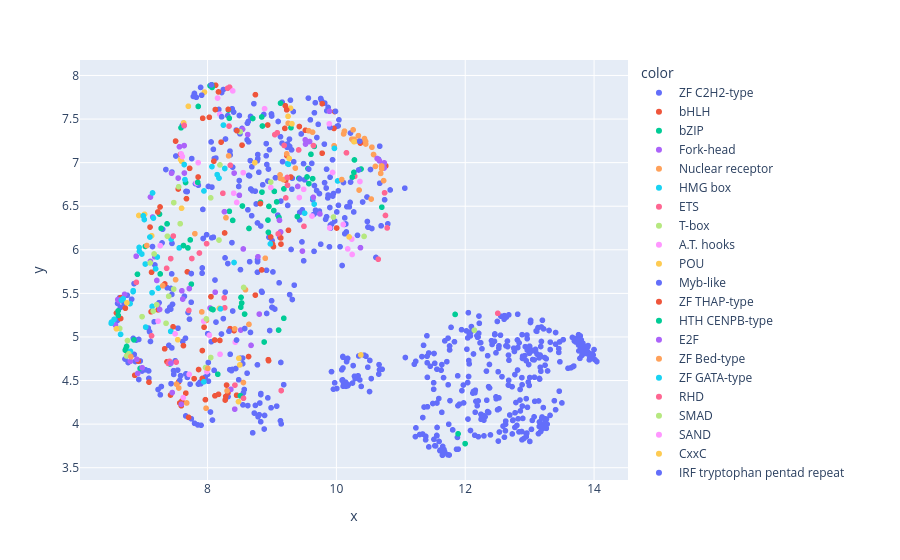
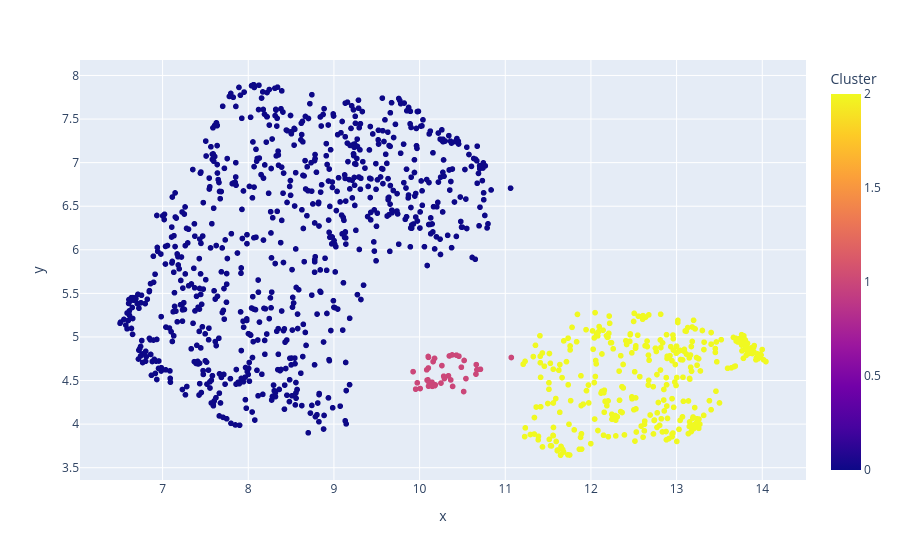

The cell these charts' notebook holds for them, in order:
### Markdown cell above
UMAP components - HDBSCAN clustering with resulting HyperParameters

### Code cell
import plotly.express as px
#hdbscan for two umap components 
#cluster the data using hdbscan
labels = hdbscan.HDBSCAN(
    min_samples=25,
    min_cluster_size=35,
    #metric='euclidean',
    #cluster_selection_epsilon=0.4,
    #cluster_selection_method='eom'
).fit_predict(umap_embeddings)
#visualize the results
clustered = (labels >= 0)
''''
plt.scatter(umap_embeddings[~clustered, 0],
            umap_embeddings[~clustered, 1],
            color=(0.5, 0.5, 0.5),
            s=1,
            alpha=0.5)


plt.scatter(umap_embeddings[clustered, 0],
            umap_embeddings[clustered, 1],
            #c=labels[clustered],
            c= family_label[clustered],
            s=1,
            #cmap='Spectral'
           );
plt.colorbar(scatter, label='label')
'''
fig = px.scatter(x=umap_embeddings[clustered, 0], y=umap_embeddings[clustered, 1], 
                    color=family_label[clustered],
                   size_max=2)
fig.update_layout(coloraxis_colorbar=dict(title='Family'))
fig.show()

fig = px.scatter(x=umap_embeddings[clustered, 0], y=umap_embeddings[clustered, 1], 
                    color=labels[clustered],
                   size_max=2)
fig.update_layout(coloraxis_colorbar=dict(title='Cluster'))
fig.show()

print(np.unique(labels))
num_noise_points = np.sum(labels == -1)

print(f"Number of Noise Points: {num_noise_points}")

### Figure 1 — Plotly figure (JSON) as saved in the notebook; plotly's stock layout.template omitted (floating-point values rounded to 4 significant figures; data arrays with more than 128 entries replaced by an {"elided": "..."} marker saying what was removed)
{"data": [{"hovertemplate": "color=ZF C2H2-type<br>x=%{x}<br>y=%{y}<extra></extra>", "legendgroup": "ZF C2H2-type", "marker": {"color": "#636efa", "symbol": "circle"}, "mode": "markers", "name": "ZF C2H2-type", "showlegend": true, "type": "scattergl", "x": {"elided": "653 float values"}, "xaxis": "x", "y": {"elided": "653 float values"}, "yaxis": "y"}, {"hovertemplate": "color=bHLH<br>x=%{x}<br>y=%{y}<extra></extra>", "legendgroup": "bHLH", "marker": {"color": "#EF553B", "symbol": "circle"}, "mode": "markers", "name": "bHLH", "showlegend": true, "type": "scattergl", "x": [9.008, 8.21, 7.861, 7.581, 9.231, 9.962, 9.519, 8.265, 7.13, 7.107, 9.132, 8.17, 7.686, 9.023, 8.125, 7.946, 8.053, 7.721, 7.673, 8.742, 8.35, 9.974, 7.924, 7.967, 8.115, 8.282, 8.17, 6.76, 7.336, 9.213, 6.87, 9.137, 6.586, 8.317, 7.545, 6.65, 9.256, 7.593, 7.123, 8.411, 8.111, 8.979, 7.233, 7.918, 7.091, 7.37, 9.139, 7.603, 8.841, 8.934, 7.504, 7.706, 6.651, 7.425, 7.334, 7.791, 7.568, 9.292, 6.925, 6.724, 7.663, 7.552, 8.191, 7.464, 8.12, 7.919, 8.273, 8.451], "xaxis": "x", "y": [6.066, 7.235, 4.626, 7.097, 7.08, 7.392, 7.372, 6.193, 5.742, 6.261, 6.201, 7.811, 5.747, 6.035, 7.888, 5.112, 5.462, 6.935, 6.586, 5.48, 5.095, 7.586, 7.509, 4.28, 4.325, 4.317, 4.342, 4.805, 5.608, 6.798, 4.561, 6.136, 5.275, 4.36, 6.698, 5.451, 6.223, 4.211, 5.289, 5.073, 4.965, 6.148, 5.311, 4.524, 4.481, 4.716, 6.065, 4.267, 5.769, 7.432, 7.247, 4.077, 5.212, 4.334, 4.864, 4.522, 4.242, 6.835, 4.723, 5.33, 4.355, 4.485, 4.96, 5.116, 7.609, 4.844, 4.276, 4.331], "yaxis": "y"}, {"hovertemplate": "color=bZIP<br>x=%{x}<br>y=%{y}<extra></extra>", "legendgroup": "bZIP", "marker": {"color": "#00cc96", "symbol": "circle"}, "mode": "markers", "name": "bZIP", "showlegend": true, "type": "scattergl", "x": [8.324, 8.337, 8.51, 8.821, 6.611, 9.072, 9.133, 8.529, 8.516, 7.658, 8.07, 8.039, 9.102, 8.519, 8.064, 8.541, 9.417, 8.852, 8.944, 9.632, 8.703, 9.185, 7.856, 9.656, 8.845, 9.572, 6.858, 8.643, 7.588, 7.371, 8.938, 9.037, 8.953, 9.028, 7.28, 7.265, 7.254, 6.613, 6.912, 7.034, 6.723, 6.952, 7.415, 8.575, 9.108, 6.732, 8.084, 7.748, 6.743, 8.338], "xaxis": "x", "y": [7.603, 7.509, 4.325, 6.545, 5.299, 6.55, 7.682, 5.39, 5.342, 6.772, 7.862, 7.882, 5.079, 5.454, 7.894, 6.503, 6.821, 7.42, 6.201, 6.816, 7.507, 6.699, 7.645, 7.187, 6.662, 6.759, 4.966, 6.245, 7.4, 6.298, 6.341, 6.67, 6.498, 6.45, 6.246, 5.723, 6.409, 5.248, 5.719, 6.039, 4.848, 4.639, 4.69, 5.262, 6.371, 4.864, 5.314, 5.606, 4.891, 6.442], "yaxis": "y"}, {"hovertemplate": "color=Fork-head<br>x=%{x}<br>y=%{y}<extra></extra>", "legendgroup": "Fork-head", "marker": {"color": "#ab63fa", "symbol": "circle"}, "mode": "markers", "name": "Fork-head", "showlegend": true, "type": "scattergl", "x": [7.601, 7.564, 7.635, 7.627, 7.441, 8.362, 7.64, 7.113, 6.625, 9.133, 7.255, 6.892, 6.903, 7.114, 7.148, 6.802, 7.18, 8.413, 8.675, 7.452, 8.422, 6.57, 8.118, 7.226, 6.712, 9.117, 6.607, 8.515, 6.916, 8.554, 7.213, 6.985, 7.544], "xaxis": "x", "y": [5.529, 7.182, 7.423, 7.456, 6.879, 4.398, 6.881, 5.867, 5.414, 6.205, 5.316, 5.926, 4.743, 6.605, 6.376, 4.721, 5.92, 6.88, 4.903, 4.362, 4.172, 5.136, 5.514, 5.368, 5.489, 6.338, 5.429, 5.079, 4.581, 6.009, 5.648, 4.647, 6.823], "yaxis": "y"}, {"hovertemplate": "color=Nuclear receptor<br>x=%{x}<br>y=%{y}<extra></extra>", "legendgroup": "Nuclear receptor", "marker": {"color": "#FFA15A", "symbol": "circle"}, "mode": "markers", "name": "Nuclear receptor", "showlegend": true, "type": "scattergl", "x": [7.803, 10.27, 10.3, 10.58, 10.44, 10.26, 10.45, 10.42, 10.26, 9.229, 8.588, 10.34, 9.964, 10.11, 10.13, 8.422, 10.55, 10.24, 9.629, 10.46, 8.327, 9.125, 9.178, 9.57, 9.251, 7.983, 9.363, 7.91, 9.131, 8.643, 10.61], "xaxis": "x", "y": [6.185, 7.268, 7.248, 7.094, 7.276, 7.376, 7.245, 7.242, 7.253, 7.101, 5.542, 7.31, 7.194, 7.329, 7.362, 5.093, 7.177, 7.27, 7.35, 7.214, 7.078, 6.859, 6.806, 7.366, 7.451, 5.19, 6.937, 5.288, 6.819, 5.145, 6.957], "yaxis": "y"}, {"hovertemplate": "color=HMG box<br>x=%{x}<br>y=%{y}<extra></extra>", "legendgroup": "HMG box", "marker": {"color": "#19d3f3", "symbol": "circle"}, "mode": "markers", "name": "HMG box", "showlegend": true, "type": "scattergl", "x": [6.503, 8.975, 9.507, 8.149, 7.194, 7.944, 9.256, 7.943, 7.146, 7.56, 7.139, 8.068, 6.509, 6.688, 6.844, 7.22, 7.649, 7.14, 7.434, 8.178, 7.428, 6.549, 9.633, 7.16, 9.655, 7.033, 6.846, 6.803], "xaxis": "x", "y": [5.157, 6.068, 6.42, 6.862, 5.782, 6.675, 6.981, 4.486, 6.652, 6.022, 5.508, 6.954, 5.17, 5.438, 5.52, 5.917, 6.805, 5.35, 6.122, 6.822, 5.064, 5.201, 6.596, 6.364, 6.524, 5.837, 5.531, 4.835], "yaxis": "y"}, {"hovertemplate": "color=ETS<br>x=%{x}<br>y=%{y}<extra></extra>", "legendgroup": "ETS", "marker": {"color": "#FF6692", "symbol": "circle"}, "mode": "markers", "name": "ETS", "showlegend": true, "type": "scattergl", "x": [7.13, 7.985, 8.353, 8.266, 8.341, 7.709, 7.874, 7.756, 9.215, 8.311, 8.238, 8.425, 7.391, 8.333, 6.894, 8.558, 9.143, 12.51, 9.414, 9.082, 9.189, 9.644, 10.16, 10.29, 9.096], "xaxis": "x", "y": [5.013, 6.07, 6.97, 5.335, 7.866, 5.305, 5.963, 5.9, 6.595, 7.853, 6.648, 4.447, 4.696, 7.419, 5.627, 4.297, 4.385, 5.271, 7.146, 7.343, 7.197, 7.196, 7.113, 6.843, 6.183], "yaxis": "y"}, {"hovertemplate": "color=T-box<br>x=%{x}<br>y=%{y}<extra></extra>", "legendgroup": "T-box", "marker": {"color": "#B6E880", "symbol": "circle"}, "mode": "markers", "name": "T-box", "showlegend": true, "type": "scattergl", "x": [7.21, 8.56, 6.743, 7.396, 9.955, 7.475, 6.983, 6.636, 7.575, 7.551, 6.777, 8.193, 6.757, 7.17, 7.155], "xaxis": "x", "y": [5.37, 5.568, 4.782, 5.467, 6.376, 5.549, 5.233, 5.098, 6.299, 6.723, 4.807, 6.974, 4.959, 5.952, 5.296], "yaxis": "y"}, {"hovertemplate": "color=A.T. hooks<br>x=%{x}<br>y=%{y}<extra></extra>", "legendgroup": "A.T. hooks", "marker": {"color": "#FF97FF", "symbol": "circle"}, "mode": "markers", "name": "A.T. hooks", "showlegend": true, "type": "scattergl", "x": [9.492, 8.983, 7.623, 8.453, 7.94, 7.232, 10.24, 8.155, 8.194, 9.94, 8.406, 10.37, 7.827, 8.554, 7.989], "xaxis": "x", "y": [6.694, 6.715, 4.303, 6.543, 5.181, 5.181, 6.123, 7.741, 4.801, 6.887, 6.65, 6.784, 6.767, 6.885, 4.602], "yaxis": "y"}, {"hovertemplate": "color=POU<br>x=%{x}<br>y=%{y}<extra></extra>", "legendgroup": "POU", "marker": {"color": "#FECB52", "symbol": "circle"}, "mode": "markers", "name": "POU", "showlegend": true, "type": "scattergl", "x": [7.537, 6.933, 7.022, 7.581, 7.702, 7.598, 6.585, 7.132, 8.48, 7.952, 7.629], "xaxis": "x", "y": [4.968, 6.394, 6.407, 7.036, 7.647, 7.016, 5.093, 6.162, 4.258, 7.809, 7.456], "yaxis": "y"}, {"hovertemplate": "color=Myb-like<br>x=%{x}<br>y=%{y}<extra></extra>", "legendgroup": "Myb-like", "marker": {"color": "#636efa", "symbol": "circle"}, "mode": "markers", "name": "Myb-like", "showlegend": true, "type": "scattergl", "x": [8.333, 9.337, 8.856, 9.718, 9.928, 9.94, 9.111, 9.676, 9.908, 9.643, 10.14, 9.986, 7.569], "xaxis": "x", "y": [5.066, 7.011, 6.746, 7.439, 6.296, 7.032, 5.621, 6.454, 6.285, 6.403, 4.449, 7.588, 4.503], "yaxis": "y"}, {"hovertemplate": "color=ZF THAP-type<br>x=%{x}<br>y=%{y}<extra></extra>", "legendgroup": "ZF THAP-type", "marker": {"color": "#EF553B", "symbol": "circle"}, "mode": "markers", "name": "ZF THAP-type", "showlegend": true, "type": "scattergl", "x": [9.779, 10.77, 9.78, 10.72, 8.637, 10.0, 8.943, 8.947, 8.535], "xaxis": "x", "y": [7.108, 6.963, 7.677, 6.942, 4.775, 6.25, 4.739, 4.728, 7.201], "yaxis": "y"}, {"hovertemplate": "color=HTH CENPB-type<br>x=%{x}<br>y=%{y}<extra></extra>", "legendgroup": "HTH CENPB-type", "marker": {"color": "#00cc96", "symbol": "circle"}, "mode": "markers", "name": "HTH CENPB-type", "showlegend": true, "type": "scattergl", "x": [10.38, 10.25, 10.27, 8.879, 9.559, 8.158, 10.28, 11.84, 7.847, 9.544], "xaxis": "x", "y": [6.927, 6.833, 6.888, 4.942, 6.932, 4.572, 7.031, 5.259, 6.774, 6.836], "yaxis": "y"}, {"hovertemplate": "color=E2F<br>x=%{x}<br>y=%{y}<extra></extra>", "legendgroup": "E2F", "marker": {"color": "#ab63fa", "symbol": "circle"}, "mode": "markers", "name": "E2F", "showlegend": true, "type": "scattergl", "x": [8.039, 7.717, 7.614, 8.261, 7.637, 9.641, 8.624, 8.543, 9.521, 9.584, 9.517], "xaxis": "x", "y": [5.332, 5.555, 5.434, 6.437, 7.196, 6.602, 7.322, 7.383, 7.213, 7.243, 7.262], "yaxis": "y"}, {"hovertemplate": "color=ZF Bed-type<br>x=%{x}<br>y=%{y}<extra></extra>", "legendgroup": "ZF Bed-type", "marker": {"color": "#FFA15A", "symbol": "circle"}, "mode": "markers", "name": "ZF Bed-type", "showlegend": true, "type": "scattergl", "x": [10.73, 8.556, 10.35, 10.7, 10.69], "xaxis": "x", "y": [6.794, 4.477, 6.686, 6.963, 6.877], "yaxis": "y"}, {"hovertemplate": "color=ZF GATA-type<br>x=%{x}<br>y=%{y}<extra></extra>", "legendgroup": "ZF GATA-type", "marker": {"color": "#19d3f3", "symbol": "circle"}, "mode": "markers", "name": "ZF GATA-type", "showlegend": true, "type": "scattergl", "x": [9.243, 6.98, 7.039, 7.237, 7.105, 6.664, 6.797, 8.246, 8.267, 8.57], "xaxis": "x", "y": [6.987, 5.951, 5.113, 5.561, 6.146, 5.423, 5.383, 7.431, 6.933, 4.396], "yaxis": "y"}, {"hovertemplate": "color=RHD<br>x=%{x}<br>y=%{y}<extra></extra>", "legendgroup": "RHD", "marker": {"color": "#FF6692", "symbol": "circle"}, "mode": "markers", "name": "RHD", "showlegend": true, "type": "scattergl", "x": [7.513, 7.638, 7.365, 7.428, 7.468, 7.41, 9.241, 8.259, 9.237], "xaxis": "x", "y": [4.711, 7.427, 5.788, 5.899, 6.158, 4.72, 6.741, 5.449, 6.83], "yaxis": "y"}, {"hovertemplate": "color=SMAD<br>x=%{x}<br>y=%{y}<extra></extra>", "legendgroup": "SMAD", "marker": {"color": "#B6E880", "symbol": "circle"}, "mode": "markers", "name": "SMAD", "showlegend": true, "type": "scattergl", "x": [7.475, 8.177, 7.109, 7.376, 12.14], "xaxis": "x", "y": [6.541, 6.112, 5.849, 6.156, 5.077], "yaxis": "y"}, {"hovertemplate": "color=SAND<br>x=%{x}<br>y=%{y}<extra></extra>", "legendgroup": "SAND", "marker": {"color": "#FF97FF", "symbol": "circle"}, "mode": "markers", "name": "SAND", "showlegend": true, "type": "scattergl", "x": [8.19, 8.391, 9.621, 9.424, 9.896, 10.11, 8.43, 8.885, 10.24, 8.028, 10.18], "xaxis": "x", "y": [7.556, 7.823, 6.387, 6.6, 6.25, 6.29, 4.94, 7.619, 5.946, 5.02, 6.01], "yaxis": "y"}, {"hovertemplate": "color=CxxC<br>x=%{x}<br>y=%{y}<extra></extra>", "legendgroup": "CxxC", "marker": {"color": "#FECB52", "symbol": "circle"}, "mode": "markers", "name": "CxxC", "showlegend": true, "type": "scattergl", "x": [10.38, 7.596, 6.747, 10.2, 8.501, 9.287, 8.184], "xaxis": "x", "y": [4.794, 6.477, 5.392, 6.148, 4.679, 7.625, 5.328], "yaxis": "y"}, {"hovertemplate": "color=IRF tryptophan pentad repeat<br>x=%{x}<br>y=%{y}<extra></extra>", "legendgroup": "IRF tryptophan pentad repeat", "marker": {"color": "#636efa", "symbol": "circle"}, "mode": "markers", "name": "IRF tryptophan pentad repeat", "showlegend": true, "type": "scattergl", "x": [9.433, 8.614, 8.577, 10.67, 9.137], "xaxis": "x", "y": [6.813, 7.262, 5.097, 7.189, 4.707], "yaxis": "y"}, {"hovertemplate": "color=RFX-type<br>x=%{x}<br>y=%{y}<extra></extra>", "legendgroup": "RFX-type", "marker": {"color": "#EF553B", "symbol": "circle"}, "mode": "markers", "name": "RFX-type", "showlegend": true, "type": "scattergl", "x": [7.625, 9.425, 8.321, 8.027, 8.82, 8.743, 10.37, 9.199], "xaxis": "x", "y": [4.901, 7.414, 7.611, 7.52, 6.53, 7.78, 7.225, 7.393], "yaxis": "y"}, {"hovertemplate": "color=HSF<br>x=%{x}<br>y=%{y}<extra></extra>", "legendgroup": "HSF", "marker": {"color": "#00cc96", "symbol": "circle"}, "mode": "markers", "name": "HSF", "showlegend": true, "type": "scattergl", "x": [8.391, 9.605, 8.064, 8.841, 9.184, 9.295], "xaxis": "x", "y": [6.338, 7.096, 5.32, 7.524, 5.214, 7.4], "yaxis": "y"}, {"hovertemplate": "color=MBD<br>x=%{x}<br>y=%{y}<extra></extra>", "legendgroup": "MBD", "marker": {"color": "#ab63fa", "symbol": "circle"}, "mode": "markers", "name": "MBD", "showlegend": true, "type": "scattergl", "x": [9.4, 7.592, 9.472, 10.37, 7.432, 9.744, 9.892, 8.782, 8.494], "xaxis": "x", "y": [6.727, 4.228, 5.985, 6.024, 4.698, 6.411, 7.589, 5.92, 6.626], "yaxis": "y"}, {"hovertemplate": "color=DM<br>x=%{x}<br>y=%{y}<extra></extra>", "legendgroup": "DM", "marker": {"color": "#FFA15A", "symbol": "circle"}, "mode": "markers", "name": "DM", "showlegend": true, "type": "scattergl", "x": [7.057, 8.896, 8.286, 7.504, 6.809, 7.304, 8.303], "xaxis": "x", "y": [6.049, 5.903, 6.368, 5.657, 4.773, 5.587, 4.383], "yaxis": "y"}, {"hovertemplate": "color=CUT<br>x=%{x}<br>y=%{y}<extra></extra>", "legendgroup": "CUT", "marker": {"color": "#19d3f3", "symbol": "circle"}, "mode": "markers", "name": "CUT", "showlegend": true, "type": "scattergl", "x": [8.411, 8.2, 7.002, 7.018, 6.649, 9.97, 10.02], "xaxis": "x", "y": [5.854, 5.322, 6.39, 6.347, 5.03, 7.164, 6.79], "yaxis": "y"}, {"hovertemplate": "color=STAT<br>x=%{x}<br>y=%{y}<extra></extra>", "legendgroup": "STAT", "marker": {"color": "#FF6692", "symbol": "circle"}, "mode": "markers", "name": "STAT", "showlegend": true, "type": "scattergl", "x": [10.79, 10.75, 10.76, 10.65], "xaxis": "x", "y": [6.251, 6.653, 6.394, 5.891], "yaxis": "y"}, {"hovertemplate": "color=ARID<br>x=%{x}<br>y=%{y}<extra></extra>", "legendgroup": "ARID", "marker": {"color": "#B6E880", "symbol": "circle"}, "mode": "markers", "name": "ARID", "showlegend": true, "type": "scattergl", "x": [7.968, 8.049, 8.049, 7.355, 8.981, 10.43], "xaxis": "x", "y": [4.649, 6.596, 4.764, 5.157, 6.777, 6.154], "yaxis": "y"}, {"hovertemplate": "color=MADS-box/Mef2-type<br>x=%{x}<br>y=%{y}<extra></extra>", "legendgroup": "MADS-box/Mef2-type", "marker": {"color": "#FF97FF", "symbol": "circle"}, "mode": "markers", "name": "MADS-box/Mef2-type", "showlegend": true, "type": "scattergl", "x": [7.59, 7.715, 7.855, 7.608, 7.497], "xaxis": "x", "y": [7.1, 4.571, 6.999, 7.07, 5.036], "yaxis": "y"}, {"hovertemplate": "color=Grainyhead<br>x=%{x}<br>y=%{y}<extra></extra>", "legendgroup": "Grainyhead", "marker": {"color": "#FECB52", "symbol": "circle"}, "mode": "markers", "name": "Grainyhead", "showlegend": true, "type": "scattergl", "x": [9.249, 9.309, 9.268, 10.27], "xaxis": "x", "y": [7.531, 7.446, 7.047, 7.24], "yaxis": "y"}, {"hovertemplate": "color=Others<br>x=%{x}<br>y=%{y}<extra></extra>", "legendgroup": "Others", "marker": {"color": "#636efa", "symbol": "circle"}, "mode": "markers", "name": "Others", "showlegend": true, "type": "scattergl", "x": [8.742, 10.36, 8.492, 8.45, 8.918, 8.7, 10.65, 8.826, 10.47, 9.57, 10.16, 7.748, 8.994, 10.35, 7.232, 7.266, 9.309, 8.22, 10.22, 7.908, 8.796, 9.9, 8.619, 9.0, 8.058, 8.57, 10.5, 10.74], "xaxis": "x", "y": [4.215, 7.246, 6.794, 4.965, 5.27, 3.9, 7.039, 6.273, 6.606, 6.926, 6.495, 5.727, 5.416, 6.916, 4.397, 4.336, 6.695, 7.526, 6.777, 7.773, 6.89, 7.404, 7.452, 5.34, 7.892, 4.396, 6.26, 6.973], "yaxis": "y"}, {"hovertemplate": "color=DACHbox-N<br>x=%{x}<br>y=%{y}<extra></extra>", "legendgroup": "DACHbox-N", "marker": {"color": "#EF553B", "symbol": "circle"}, "mode": "markers", "name": "DACHbox-N", "showlegend": true, "type": "scattergl", "x": [7.854, 8.098], "xaxis": "x", "y": [6.835, 7.017], "yaxis": "y"}, {"hovertemplate": "color=NBD<br>x=%{x}<br>y=%{y}<extra></extra>", "legendgroup": "NBD", "marker": {"color": "#00cc96", "symbol": "circle"}, "mode": "markers", "name": "NBD", "showlegend": true, "type": "scattergl", "x": [10.71, 9.394, 11.89, 12.0], "xaxis": "x", "y": [6.489, 6.381, 3.889, 3.776], "yaxis": "y"}, {"hovertemplate": "color=MYND-type<br>x=%{x}<br>y=%{y}<extra></extra>", "legendgroup": "MYND-type", "marker": {"color": "#ab63fa", "symbol": "circle"}, "mode": "markers", "name": "MYND-type", "showlegend": true, "type": "scattergl", "x": [10.63], "xaxis": "x", "y": [7.048], "yaxis": "y"}, {"hovertemplate": "color=CSD<br>x=%{x}<br>y=%{y}<extra></extra>", "legendgroup": "CSD", "marker": {"color": "#FFA15A", "symbol": "circle"}, "mode": "markers", "name": "CSD", "showlegend": true, "type": "scattergl", "x": [8.004, 7.977, 7.676, 7.518, 7.553], "xaxis": "x", "y": [4.64, 4.182, 4.243, 4.459, 4.414], "yaxis": "y"}, {"hovertemplate": "color=Runt<br>x=%{x}<br>y=%{y}<extra></extra>", "legendgroup": "Runt", "marker": {"color": "#19d3f3", "symbol": "circle"}, "mode": "markers", "name": "Runt", "showlegend": true, "type": "scattergl", "x": [6.938, 7.637, 6.943], "xaxis": "x", "y": [6.027, 6.978, 5.982], "yaxis": "y"}, {"hovertemplate": "color=GCM<br>x=%{x}<br>y=%{y}<extra></extra>", "legendgroup": "GCM", "marker": {"color": "#FF6692", "symbol": "circle"}, "mode": "markers", "name": "GCM", "showlegend": true, "type": "scattergl", "x": [9.497, 9.044], "xaxis": "x", "y": [6.27, 7.321], "yaxis": "y"}, {"hovertemplate": "color=IPT/TIG<br>x=%{x}<br>y=%{y}<extra></extra>", "legendgroup": "IPT/TIG", "marker": {"color": "#B6E880", "symbol": "circle"}, "mode": "markers", "name": "IPT/TIG", "showlegend": true, "type": "scattergl", "x": [8.505, 7.982], "xaxis": "x", "y": [7.355, 5.207], "yaxis": "y"}, {"hovertemplate": "color=NDT80<br>x=%{x}<br>y=%{y}<extra></extra>", "legendgroup": "NDT80", "marker": {"color": "#FF97FF", "symbol": "circle"}, "mode": "markers", "name": "NDT80", "showlegend": true, "type": "scattergl", "x": [7.265, 9.889], "xaxis": "x", "y": [6.048, 7.445], "yaxis": "y"}, {"hovertemplate": "color=Prospero<br>x=%{x}<br>y=%{y}<extra></extra>", "legendgroup": "Prospero", "marker": {"color": "#FECB52", "symbol": "circle"}, "mode": "markers", "name": "Prospero", "showlegend": true, "type": "scattergl", "x": [8.734, 8.486], "xaxis": "x", "y": [7.0, 4.755], "yaxis": "y"}, {"hovertemplate": "color=Unassigned<br>x=%{x}<br>y=%{y}<extra></extra>", "legendgroup": "Unassigned", "marker": {"color": "#636efa", "symbol": "circle"}, "mode": "markers", "name": "Unassigned", "showlegend": true, "type": "scattergl", "x": [8.964], "xaxis": "x", "y": [5.074], "yaxis": "y"}, {"hovertemplate": "color=Paired/Homeobox/PAI/RED<br>x=%{x}<br>y=%{y}<extra></extra>", "legendgroup": "Paired/Homeobox/PAI/RED", "marker": {"color": "#EF553B", "symbol": "circle"}, "mode": "markers", "name": "Paired/Homeobox/PAI/RED", "showlegend": true, "type": "scattergl", "x": [7.262, 8.295, 8.456, 7.228, 9.207, 9.228], "xaxis": "x", "y": [6.491, 4.448, 7.366, 6.434, 7.652, 7.606], "yaxis": "y"}, {"hovertemplate": "color=H-S-H (helix-span-helix) dimerization<br>x=%{x}<br>y=%{y}<extra></extra>", "legendgroup": "H-S-H (helix-span-helix) dimerization", "marker": {"color": "#00cc96", "symbol": "circle"}, "mode": "markers", "name": "H-S-H (helix-span-helix) dimerization", "showlegend": true, "type": "scattergl", "x": [7.731, 7.695, 7.626], "xaxis": "x", "y": [6.114, 6.021, 6.049], "yaxis": "y"}, {"hovertemplate": "color=TEA<br>x=%{x}<br>y=%{y}<extra></extra>", "legendgroup": "TEA", "marker": {"color": "#ab63fa", "symbol": "circle"}, "mode": "markers", "name": "TEA", "showlegend": true, "type": "scattergl", "x": [10.74, 8.803, 10.67, 10.74], "xaxis": "x", "y": [6.997, 5.262, 7.02, 6.938], "yaxis": "y"}, {"hovertemplate": "color=GTF2I-like<br>x=%{x}<br>y=%{y}<extra></extra>", "legendgroup": "GTF2I-like", "marker": {"color": "#FFA15A", "symbol": "circle"}, "mode": "markers", "name": "GTF2I-like", "showlegend": true, "type": "scattergl", "x": [10.08, 10.54, 10.7, 10.7], "xaxis": "x", "y": [6.806, 6.582, 6.961, 6.931], "yaxis": "y"}], "layout": {"coloraxis": {"colorbar": {"title": {"text": "Family"}}}, "legend": {"title": {"text": "color"}, "tracegroupgap": 0}, "margin": {"t": 60}, "xaxis": {"anchor": "y", "domain": [0, 1], "title": {"text": "x"}}, "yaxis": {"anchor": "x", "domain": [0, 1], "title": {"text": "y"}}}}

### Figure 2 — Plotly figure (JSON) as saved in the notebook; plotly's stock layout.template omitted (floating-point values rounded to 4 significant figures; data arrays with more than 128 entries replaced by an {"elided": "..."} marker saying what was removed)
{"data": [{"hovertemplate": "x=%{x}<br>y=%{y}<br>color=%{marker.color}<extra></extra>", "legendgroup": "", "marker": {"color": {"elided": "1149 int values"}, "coloraxis": "coloraxis", "symbol": "circle"}, "mode": "markers", "name": "", "showlegend": false, "type": "scattergl", "x": {"elided": "1149 float values"}, "xaxis": "x", "y": {"elided": "1149 float values"}, "yaxis": "y"}], "layout": {"coloraxis": {"colorbar": {"title": {"text": "Cluster"}}, "colorscale": [[0, "#0d0887"], [0.1111, "#46039f"], [0.2222, "#7201a8"], [0.3333, "#9c179e"], [0.4444, "#bd3786"], [0.5556, "#d8576b"], [0.6667, "#ed7953"], [0.7778, "#fb9f3a"], [0.8889, "#fdca26"], [1, "#f0f921"]]}, "legend": {"tracegroupgap": 0}, "margin": {"t": 60}, "xaxis": {"anchor": "y", "domain": [0, 1], "title": {"text": "x"}}, "yaxis": {"anchor": "x", "domain": [0, 1], "title": {"text": "y"}}}}
